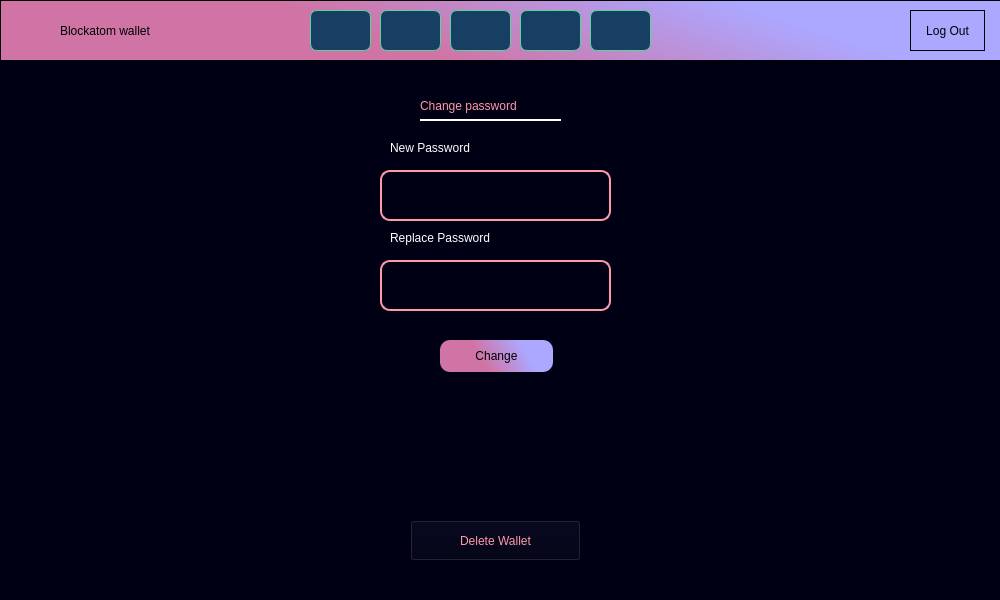
<?xml version="1.0" encoding="UTF-8"?>
<ui version="4.0">
 <class>Dialog</class>
 <widget class="QDialog" name="Dialog">
  <property name="geometry">
   <rect>
    <x>0</x>
    <y>0</y>
    <width>1000</width>
    <height>600</height>
   </rect>
  </property>
  <property name="sizePolicy">
   <sizepolicy hsizetype="Fixed" vsizetype="Fixed">
    <horstretch>0</horstretch>
    <verstretch>0</verstretch>
   </sizepolicy>
  </property>
  <property name="minimumSize">
   <size>
    <width>1000</width>
    <height>600</height>
   </size>
  </property>
  <property name="maximumSize">
   <size>
    <width>1000</width>
    <height>600</height>
   </size>
  </property>
  <property name="windowTitle">
   <string>Dialog</string>
  </property>
  <property name="styleSheet">
   <string notr="true">background-color: rgb(0, 0, 20);</string>
  </property>
  <widget class="QFrame" name="frame">
   <property name="geometry">
    <rect>
     <x>0</x>
     <y>0</y>
     <width>1041</width>
     <height>61</height>
    </rect>
   </property>
   <property name="styleSheet">
    <string notr="true">background-color: qlineargradient(spread:pad, x1:0.32, y1:0.346091, x2:0.743842, y2:0.273045, stop:0 rgba(208, 116, 165, 255), stop:0.995074 rgba(172, 167, 255, 255));</string>
   </property>
   <property name="frameShape">
    <enum>QFrame::StyledPanel</enum>
   </property>
   <property name="frameShadow">
    <enum>QFrame::Raised</enum>
   </property>
   <widget class="QLabel" name="label">
    <property name="geometry">
     <rect>
      <x>10</x>
      <y>10</y>
      <width>41</width>
      <height>41</height>
     </rect>
    </property>
    <property name="styleSheet">
     <string notr="true">background-color: rgba(208, 116, 165, 255);</string>
    </property>
    <property name="text">
     <string/>
    </property>
    <property name="pixmap">
     <pixmap>images/logo.png</pixmap>
    </property>
    <property name="scaledContents">
     <bool>true</bool>
    </property>
   </widget>
   <widget class="QLabel" name="label_2">
    <property name="geometry">
     <rect>
      <x>60</x>
      <y>10</y>
      <width>171</width>
      <height>41</height>
     </rect>
    </property>
    <property name="styleSheet">
     <string notr="true">font: 75 14pt &quot;Corbel&quot;;
font: 75 16pt &quot;Microsoft YaHei UI&quot;;
background-color: rgba(208, 116, 165, 255);</string>
    </property>
    <property name="text">
     <string>Blockatom wallet</string>
    </property>
   </widget>
   <widget class="QPushButton" name="walletbutton">
    <property name="geometry">
     <rect>
      <x>380</x>
      <y>10</y>
      <width>61</width>
      <height>41</height>
     </rect>
    </property>
    <property name="styleSheet">
     <string notr="true">border: 1px solid rgb(92, 212, 156);
background-color: rgb(23, 63, 99);
border-radius: 7px;
color: white;</string>
    </property>
    <property name="text">
     <string/>
    </property>
    <property name="icon">
     <iconset>
      <normaloff>images/wallet.png</normaloff>images/wallet.png</iconset>
    </property>
    <property name="iconSize">
     <size>
      <width>20</width>
      <height>20</height>
     </size>
    </property>
   </widget>
   <widget class="QPushButton" name="sendd">
    <property name="geometry">
     <rect>
      <x>450</x>
      <y>10</y>
      <width>61</width>
      <height>41</height>
     </rect>
    </property>
    <property name="styleSheet">
     <string notr="true">border: 1px solid rgb(92, 212, 156);
background-color: rgb(23, 63, 99);
border-radius: 7px;
color: white;</string>
    </property>
    <property name="text">
     <string/>
    </property>
    <property name="icon">
     <iconset>
      <normaloff>images/rising.png</normaloff>images/rising.png</iconset>
    </property>
    <property name="iconSize">
     <size>
      <width>20</width>
      <height>20</height>
     </size>
    </property>
   </widget>
   <widget class="QPushButton" name="receive_2">
    <property name="geometry">
     <rect>
      <x>520</x>
      <y>10</y>
      <width>61</width>
      <height>41</height>
     </rect>
    </property>
    <property name="styleSheet">
     <string notr="true">border: 1px solid rgb(92, 212, 156);
background-color: rgb(23, 63, 99);
border-radius: 7px;
color: white;</string>
    </property>
    <property name="text">
     <string/>
    </property>
    <property name="icon">
     <iconset>
      <normaloff>images/receive.png</normaloff>images/receive.png</iconset>
    </property>
    <property name="iconSize">
     <size>
      <width>20</width>
      <height>20</height>
     </size>
    </property>
   </widget>
   <widget class="QPushButton" name="pushButton_6">
    <property name="geometry">
     <rect>
      <x>590</x>
      <y>10</y>
      <width>61</width>
      <height>41</height>
     </rect>
    </property>
    <property name="styleSheet">
     <string notr="true">border: 1px solid rgb(92, 212, 156);
background-color: rgb(23, 63, 99);
border-radius: 7px;
color: white;</string>
    </property>
    <property name="text">
     <string/>
    </property>
    <property name="icon">
     <iconset>
      <normaloff>images/setting.png</normaloff>images/setting.png</iconset>
    </property>
    <property name="iconSize">
     <size>
      <width>20</width>
      <height>20</height>
     </size>
    </property>
   </widget>
   <widget class="QPushButton" name="logout">
    <property name="geometry">
     <rect>
      <x>910</x>
      <y>10</y>
      <width>75</width>
      <height>41</height>
     </rect>
    </property>
    <property name="styleSheet">
     <string notr="true">border: 1px solid black;
font: 9pt &quot;MS Shell Dlg 2&quot;;
background-color: None;</string>
    </property>
    <property name="text">
     <string>Log Out</string>
    </property>
   </widget>
   <widget class="QPushButton" name="home">
    <property name="geometry">
     <rect>
      <x>310</x>
      <y>10</y>
      <width>61</width>
      <height>41</height>
     </rect>
    </property>
    <property name="styleSheet">
     <string notr="true">border: 1px solid rgb(92, 212, 156);
background-color: rgb(23, 63, 99);
border-radius: 7px;
color: white;</string>
    </property>
    <property name="text">
     <string/>
    </property>
    <property name="icon">
     <iconset>
      <normaloff>images/user.png</normaloff>images/user.png</iconset>
    </property>
    <property name="iconSize">
     <size>
      <width>20</width>
      <height>20</height>
     </size>
    </property>
   </widget>
  </widget>
  <widget class="QFrame" name="frame_2">
   <property name="geometry">
    <rect>
     <x>340</x>
     <y>90</y>
     <width>381</width>
     <height>311</height>
    </rect>
   </property>
   <property name="frameShape">
    <enum>QFrame::StyledPanel</enum>
   </property>
   <property name="frameShadow">
    <enum>QFrame::Raised</enum>
   </property>
   <widget class="QLabel" name="label_3">
    <property name="geometry">
     <rect>
      <x>80</x>
      <y>0</y>
      <width>141</width>
      <height>31</height>
     </rect>
    </property>
    <property name="styleSheet">
     <string notr="true">color: rgb(255, 152, 168);
font: 17pt &quot;.AppleSystemUIFont&quot;;
border-bottom: 2px solid white;</string>
    </property>
    <property name="text">
     <string>Change password</string>
    </property>
   </widget>
   <widget class="QLineEdit" name="newpass">
    <property name="geometry">
     <rect>
      <x>40</x>
      <y>80</y>
      <width>231</width>
      <height>51</height>
     </rect>
    </property>
    <property name="styleSheet">
     <string notr="true">border: 2px solid rgb(255, 152, 168);
border-radius: 10px;
color: rgb(255, 255, 255);
font: 18pt &quot;.AppleSystemUIFont&quot;;</string>
    </property>
    <property name="text">
     <string/>
    </property>
   </widget>
   <widget class="QLabel" name="label_4">
    <property name="geometry">
     <rect>
      <x>50</x>
      <y>50</y>
      <width>131</width>
      <height>16</height>
     </rect>
    </property>
    <property name="styleSheet">
     <string notr="true">color: rgb(255, 255, 255);</string>
    </property>
    <property name="text">
     <string>New Password</string>
    </property>
   </widget>
   <widget class="QLineEdit" name="newpass2">
    <property name="geometry">
     <rect>
      <x>40</x>
      <y>170</y>
      <width>231</width>
      <height>51</height>
     </rect>
    </property>
    <property name="styleSheet">
     <string notr="true">border: 2px solid rgb(255, 152, 168);
border-radius: 10px;
color: rgb(255, 255, 255);
font: 18pt &quot;.AppleSystemUIFont&quot;;</string>
    </property>
   </widget>
   <widget class="QLabel" name="label_5">
    <property name="geometry">
     <rect>
      <x>50</x>
      <y>140</y>
      <width>131</width>
      <height>16</height>
     </rect>
    </property>
    <property name="styleSheet">
     <string notr="true">color: rgb(255, 255, 255);</string>
    </property>
    <property name="text">
     <string>Replace Password</string>
    </property>
   </widget>
   <widget class="QPushButton" name="changepass">
    <property name="geometry">
     <rect>
      <x>100</x>
      <y>250</y>
      <width>113</width>
      <height>32</height>
     </rect>
    </property>
    <property name="styleSheet">
     <string notr="true">background-color: qlineargradient(spread:pad, x1:0.32, y1:0.346091, x2:0.743842, y2:0.273045, stop:0 rgba(208, 116, 165, 255), stop:0.995074 rgba(172, 167, 255, 255));
border-radius: 10px;</string>
    </property>
    <property name="text">
     <string>Change</string>
    </property>
   </widget>
   <widget class="QLabel" name="changed">
    <property name="geometry">
     <rect>
      <x>130</x>
      <y>230</y>
      <width>60</width>
      <height>16</height>
     </rect>
    </property>
    <property name="styleSheet">
     <string notr="true">color: rgb(0, 204, 37);</string>
    </property>
    <property name="text">
     <string/>
    </property>
   </widget>
   <widget class="QLabel" name="er">
    <property name="geometry">
     <rect>
      <x>180</x>
      <y>150</y>
      <width>161</width>
      <height>16</height>
     </rect>
    </property>
    <property name="styleSheet">
     <string notr="true">color: rgb(211, 0, 6);</string>
    </property>
    <property name="text">
     <string/>
    </property>
   </widget>
   <widget class="QLabel" name="field">
    <property name="geometry">
     <rect>
      <x>10</x>
      <y>290</y>
      <width>331</width>
      <height>20</height>
     </rect>
    </property>
    <property name="styleSheet">
     <string notr="true">color: rgb(211, 0, 6);</string>
    </property>
    <property name="text">
     <string/>
    </property>
   </widget>
  </widget>
  <widget class="QPushButton" name="deletewallet">
   <property name="geometry">
    <rect>
     <x>410</x>
     <y>520</y>
     <width>171</width>
     <height>41</height>
    </rect>
   </property>
   <property name="styleSheet">
    <string notr="true">color: rgb(255, 152, 168);</string>
   </property>
   <property name="text">
    <string>Delete Wallet</string>
   </property>
   <property name="icon">
    <iconset>
     <normaloff>images/bin.png</normaloff>images/bin.png</iconset>
   </property>
   <property name="iconSize">
    <size>
     <width>20</width>
     <height>20</height>
    </size>
   </property>
  </widget>
 </widget>
 <resources/>
 <connections/>
</ui>
